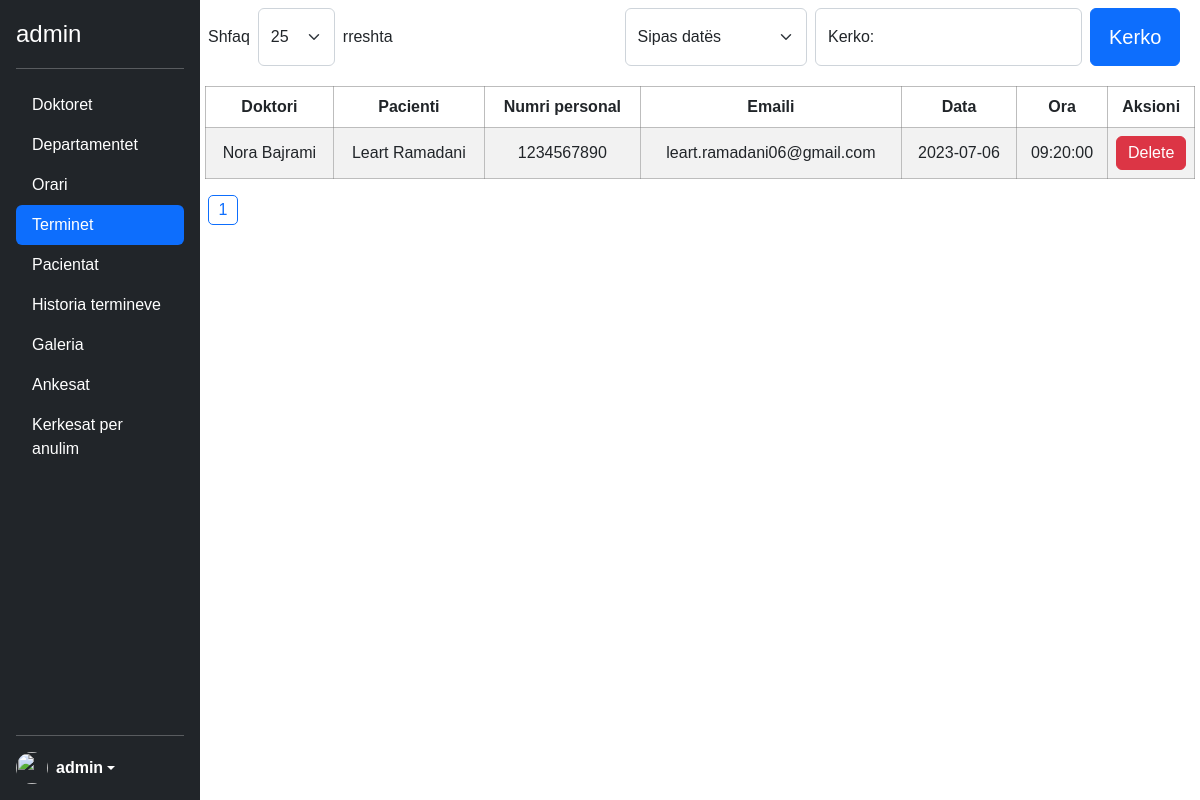
Before: /admin/terminet.php (signed in) with the older database file.
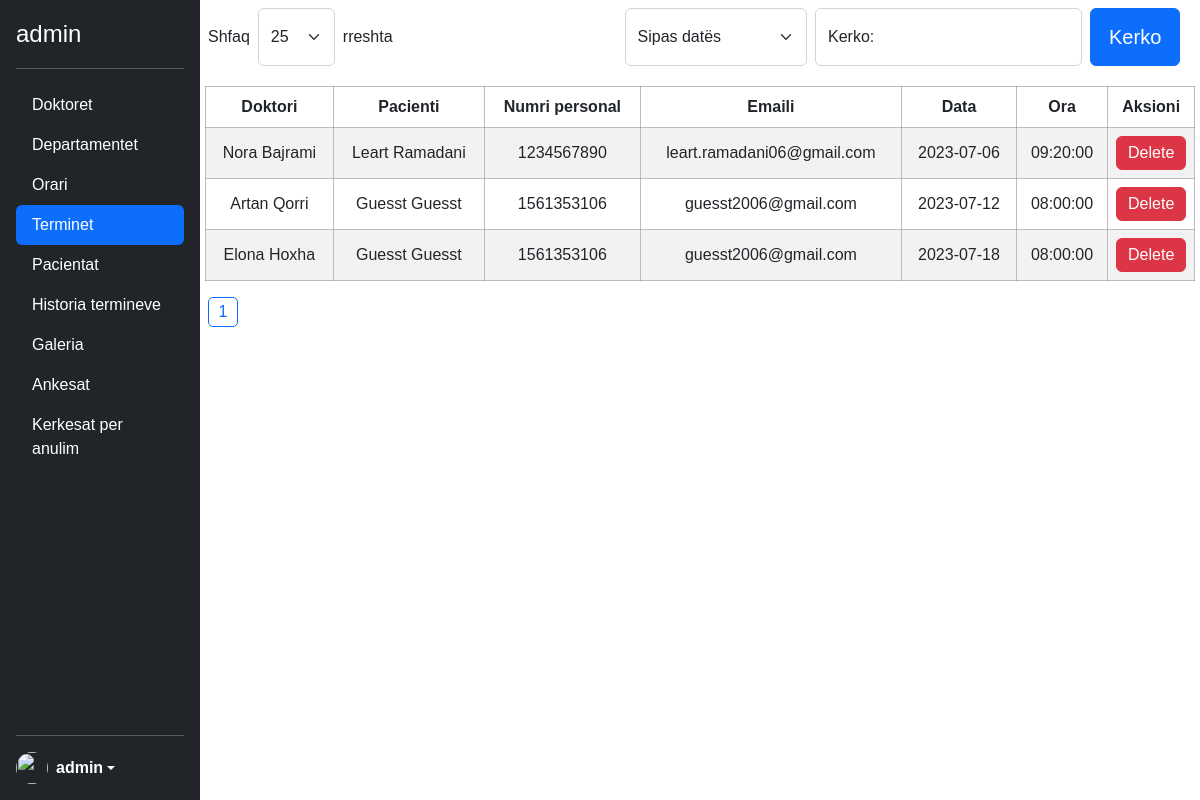
After: the same page with the newer database file.
### tables this page shows
CREATE TABLE `terminet` (
  `id` int(11) NOT NULL,
  `doktori` varchar(100) NOT NULL,
  `emri_pacientit` varchar(100) NOT NULL,
  `mbiemri_pacientit` varchar(100) NOT NULL,
  `numri_personal` int(10) NOT NULL,
  `email_pacientit` varchar(100) NOT NULL,
  `data` date NOT NULL,
  `ora` time NOT NULL
);

### admin/terminet.php (the view, shortened to what the changed rows need)
<?php
include('../config.php');
?>
<?php include('header.php') ?>
</head>
<body>
    <?php
    $entries = isset($_GET['entries']) ? $_GET['entries'] : 25;
    $sortDefault = "default";
    $sortBy = isset($_GET['sortBy']) ? $_GET['sortBy'] : $sortDefault;
    $sort = "";
    $countSql = "SELECT COUNT(*) as total FROM terminet";
    $countPrep = $con->prepare($countSql);
    $countPrep->execute();
    $totalRows = $countPrep->fetch();
    $totalRows = $totalRows['total'];
    $totalPages = ceil($totalRows / $entries);
    $currentPage = isset($_GET['page']) ? $_GET['page'] : 1;
    $startIndex = ($currentPage - 1) * $entries;
    if ($sortBy == "default") {
        $sort = " ORDER BY DATE(data) LIMIT :startIndex, $entries";
    } else if ($sortBy == "ASC") {
        $sort = " ORDER BY doktori ASC LIMIT :startIndex, $entries";
        $sortASC = 'selected';
        $searchedQuery = isset($_GET['keyword']) ? $_GET['keyword'] : "";
    } else if ($sortBy == "DESC") {
        $sort = " ORDER BY doktori DESC LIMIT :startIndex, $entries";
        $sortDESC = 'selected';
        $searchedQuery = isset($_GET['keyword']) ? $_GET['keyword'] : "";
    } else if ($sortBy == "date") {
        $sort = " ORDER BY DATE(data) LIMIT :startIndex, $entries";
        $sortDate = 'selected';
        $searchedQuery = isset($_GET['keyword']) ? $_GET['keyword'] : "";
    }
    if (isset($_GET['search']) && !empty($_GET['keyword'])) {
        $keyword = $_GET['keyword'];
        $sort = "SELECT * FROM terminet WHERE doktori=:keyword OR emri_pacientit=:keyword OR mbiemri_pacientit=:keyword OR numri_personal=:keyword OR email_pacientit=:keyword" . $sort;
        $sql = $sort;
        $prep = $con->prepare($sql);
        $prep->bindParam(':keyword', $keyword);
        $prep->bindValue(':startIndex', $startIndex, PDO::PARAM_INT);
        $prep->execute();
        $data = $prep->fetchAll(PDO::FETCH_ASSOC);
        $searchedQuery = $keyword;
    } else {
        $sql = "SELECT * FROM terminet" . $sort;
        $prep = $con->prepare($sql);
        $prep->bindValue(':startIndex', $startIndex, PDO::PARAM_INT);
        $prep->execute();
        $data = $prep->fetchAll(PDO::FETCH_ASSOC);
    }
    if (!$data) {
        $empty = 'empty';
    } else {
        $empty = '';
    }
    ?>
    <?php if ($empty == '') : ?>
        <main class="main mainRes d-flex flex-column align-items-center">
            <table class="table table-striped text-center mt-2 table_patient">
                <thead>
                    <tr>
                        <th scope="col">Doktori</th>
                        <th scope="col">Pacienti</th>
                        <th scope="col">Numri personal</th>
                        <th scope="col">Emaili</th>
                        <th scope="col">Data</th>
                        <th scope="col">Ora</th>
                        <th scope="col">Aksioni</th>
                    </tr>
                </thead>
                <tbody>
                    <?php foreach ($data as $data) : ?>
                        <tr>
                            <td><?= $data['doktori'] ?></td>
                            <td><?= $data['emri_pacientit'] . ' ' . $data['mbiemri_pacientit'] ?></td>
                            <td><?= $data['numri_personal'] ?></td>
                            <td><?= $data['email_pacientit'] ?></td>
                            <td><?= $data['data'] ?></td>
                            <td><?= $data['ora'] ?> </td>
                            <td class="text-center">
                                <a class="text-decoration-none text-white" href="deleteTerminin.php?id=<?= $data['id'] ?>">
                                    <button class="btn btn-danger w-100 p-1 text-white rez">Delete</button>
                                </a>
                            </td>
                        </tr>
                    <?php endforeach; ?>
                </tbody>
            </table>
        <?php endif; ?>
        <?php if ($empty == 'empty') { ?>
            <article class=" d-flex justify-content-center mt-5">
                <h1 class=" h1 fw-normal text-center mt-5">Te dhenat nuk u gjenden ne databaze.</h1>
            </article>
        <?php } else { ?>
            <div class="imagePagination  justify-content-start w-100 ps-2">
                <?php
                $maxVisibleLinks = 5;
                $startPage = max(1, $currentPage - floor($maxVisibleLinks / 2));
                $endPage = min($startPage + $maxVisibleLinks - 1, $totalPages);
                for ($i = $startPage; $i <= $endPage; $i++) {
                    $activePage = ($i == $currentPage) ? 'activePage' : '';
                    echo '<a class="paginationLink ' . $activePage . '" href="?page=' . $i . '">' . $i . '</a> ';
                }
                ?>
            </div>
        <?php } ?>
        </main>
</body>
</html>

Changed rows visible on the page:
added terminet: doktori "Artan Qorri", emri_pacientit "Guesst", mbiemri_pacientit "Guesst", numri_personal "1561353106", email_pacientit "guesst2006@gmail.com", data "2023-07-12", ora "08:00:00"
added terminet: doktori "Elona Hoxha", emri_pacientit "Guesst", mbiemri_pacientit "Guesst", numri_personal "1561353106", email_pacientit "guesst2006@gmail.com", data "2023-07-18", ora "08:00:00"
